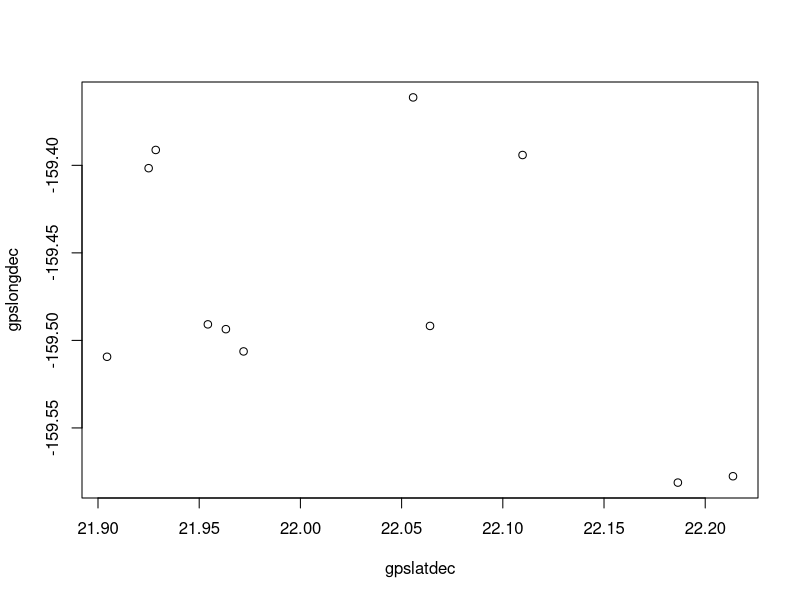

The R source for this figure: (Note: this script raises an error after producing the figure.)
wd="D:/projects/2021_ntbg/"
setwd(wd)
site_DF=read.csv("data/polbis.data.bysite.csv")
xy=site_DF[2:12,c(2:3)]
plot(xy) #spans two projections (zone 4 and 5)


library(sf)
library(sp)
spdf <- SpatialPointsDataFrame(coords = xy, data = site_DF,
                                     proj4string = CRS("+proj=longlat +ellps=WGS84 +datum=WGS84 +no_defs"))

spdf_UTM=spTransform(spdf, CRS("+proj=utm +zone=4 +datum=NAD83 +units=m +no_defs"))
site_spdf=rbind(spdf_UTM, spdf_notHI)
xy=as.data.frame(coordinates(site_spdf))

#prev_spdf=st_as_sf(prev_spdf)
#plot(prev_spdf)
#View(spdf@data)
